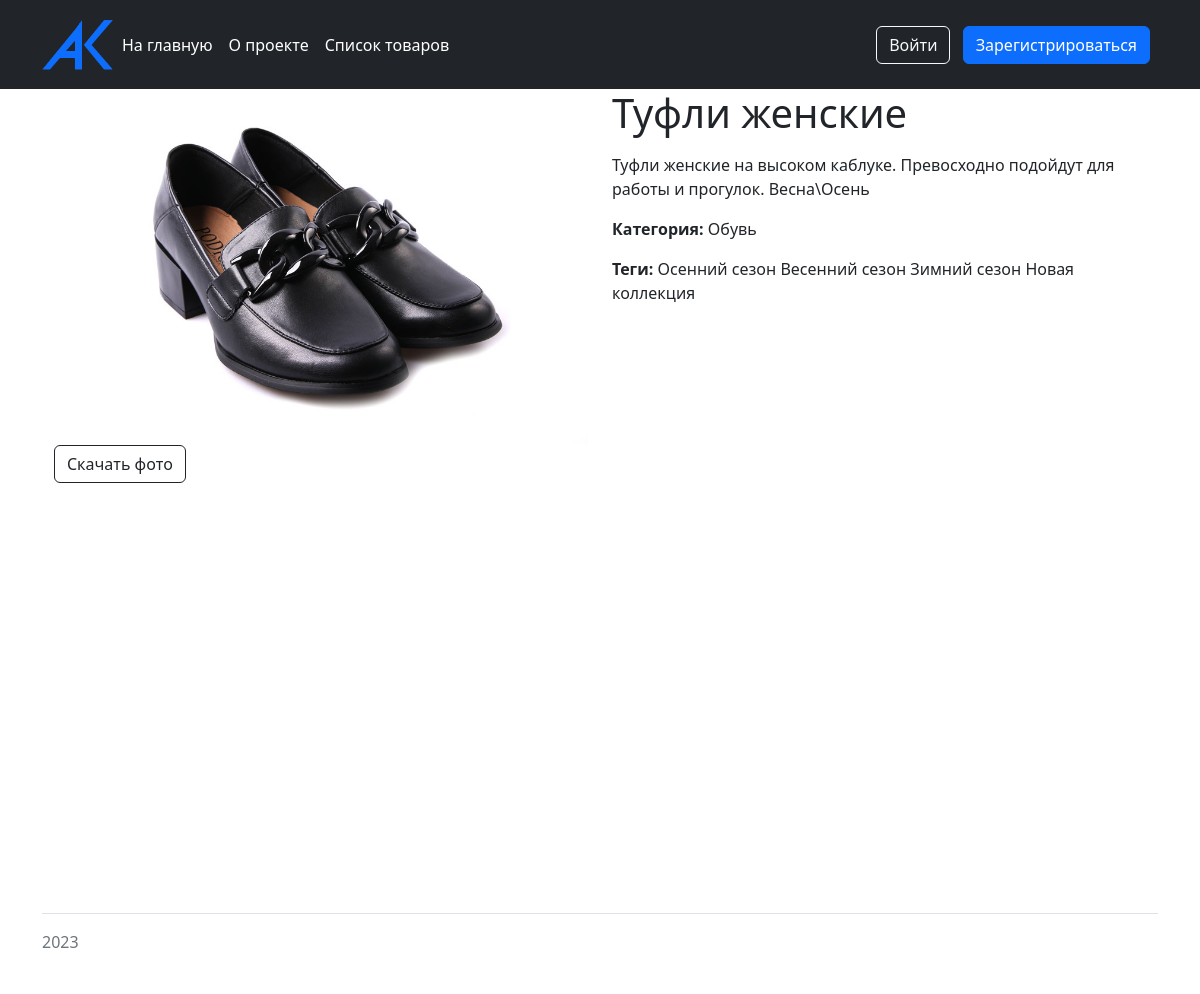
Screenshot of /catalog/5/ with the database file from the repository.
### catalog/models.py (models this page shows, shortened)
class Item(core.models.NameFieldMixin, core.models.IsPublishedFieldMixin):
    objects = catalog.managers.ItemManager()
    text = tinymce.HTMLField(
        validators=[
            catalog.validators.ValidateMustContain("превосходно", "роскошно")
        ],
        verbose_name="описание",
        help_text="Придумайте описание. Текст должен "
        "включать слова превосходно или роскошно",
    )
    category = django.db.models.ForeignKey(
        "category",
        on_delete=django.db.models.CASCADE,
        verbose_name="категория",
        help_text="Выберите категорию или добавьте новую",
    )
    tags = django.db.models.ManyToManyField(
        "tag",
        verbose_name="теги",
        help_text="Выберите тег или создайте новый",
    )
    image = django.db.models.OneToOneField(
        "ItemImageMain",
        verbose_name="главное фото",
        on_delete=django.db.models.CASCADE,
    )
    is_on_main = django.db.models.BooleanField(
        default=False,
        verbose_name="добавить на главную страницу",
        help_text="Поставьте галочку, если хотите "
        "отобразить товар на главной странице",
    )
    date_created = django.db.models.DateField(
        auto_now_add=True, verbose_name="дата создания"
    )
    date_updated = django.db.models.DateField(
        auto_now=True, verbose_name="дата последнего изменения"
    )
    class Meta:
        verbose_name = "товар"
        verbose_name_plural = "товары"

class Category(
    core.models.NameFieldMixin,
    core.models.IsPublishedFieldMixin,
    core.models.SlugFieldMixin,
    core.models.NormalizedNameFieldMixin,
):
    weight = django.db.models.PositiveSmallIntegerField(
        default=150,
        verbose_name="масса",
        help_text="Укажите массу",
    )
    class Meta:
        verbose_name = "категория"
        verbose_name_plural = "категории"

class Tag(
    core.models.NameFieldMixin,
    core.models.IsPublishedFieldMixin,
    core.models.SlugFieldMixin,
    core.models.NormalizedNameFieldMixin,
):
    class Meta:
        verbose_name = "тег"
        verbose_name_plural = "теги"

### catalog/views.py (the view)
def item_detail(request, item_pk):
    item = django.shortcuts.get_object_or_404(
        catalog.models.Item.objects.published().prefetch_related(
            "gallery",
        ),
        pk=item_pk,
    )
    context = {
        "content": f"Подробно элемент. Pk:{item_pk}",
        "item": item,
    }
    return django.shortcuts.render(
        request=request,
        template_name="catalog/item_detail.html",
        context=context,
    )

### catalog/converters.py (called while the page is built)
    def to_python(self, value):
        return int(value)

    def to_url(self, value):
        return str(value)

### catalog/managers.py (called while the page is built)
    def published(self, is_on_main=False, ordering="name"):
        return (
            self.get_queryset()
            .select_related("category")
            .select_related("image")
            .prefetch_related(
                django.db.models.Prefetch(
                    "tags",
                    queryset=catalog.models.Tag.objects.filter(
                        is_published=True
                    ).only("name"),
                )
            )
            .only(
                "name",
                "text",
                "image__image_main",
                "category__name",
            )
            .filter(
                is_published=True,
                is_on_main__in=(True,) if is_on_main else (True, False),
            )
            .order_by(ordering, "id")
        )

### templates/catalog/item_detail.html (shortened to what this page needs)
{% extends 'base.html' %}
{% load static %}
{% load i18n %}
{% load thumbnail %}
{% block content %}
<div class="container">
  <div class="row">
    <div class="col-md-6">
      {% thumbnail item.image.image_main "500x500" padding=True as im %}
        <img src="{{ im.url }}" class="img-fluid">
      {% endthumbnail %}
      <a href="{% url 'catalog:download_image_main' item.image.pk %}" type="button" class="btn btn-outline-dark me-2">{% trans "Скачать фото" %}</a>
    </div>
    <div class="col-md-6">
      <h1>{{ item.name }}</h1>
      <p>{{ item.text|safe }}</p>
      <p><strong>Категория: </strong>{{ item.category.name }}</p>
      <p><strong>Теги: </strong>{% for tag in item.tags.all %}{{ tag.name }} {% endfor %}</p>
    </div>
  </div>
</div>
{% endblock %}

### rows the page displays
Item: name "Туфли женские", text "Туфли женские на высоком каблуке. Превосходно подойдут для работы и прогулок. Весна\\Осень", category.name "Обувь"
Tag: name "Осенний сезон"
Tag: name "Весенний сезон"
Tag: name "Зимний сезон"
Tag: name "Новая коллекция"
